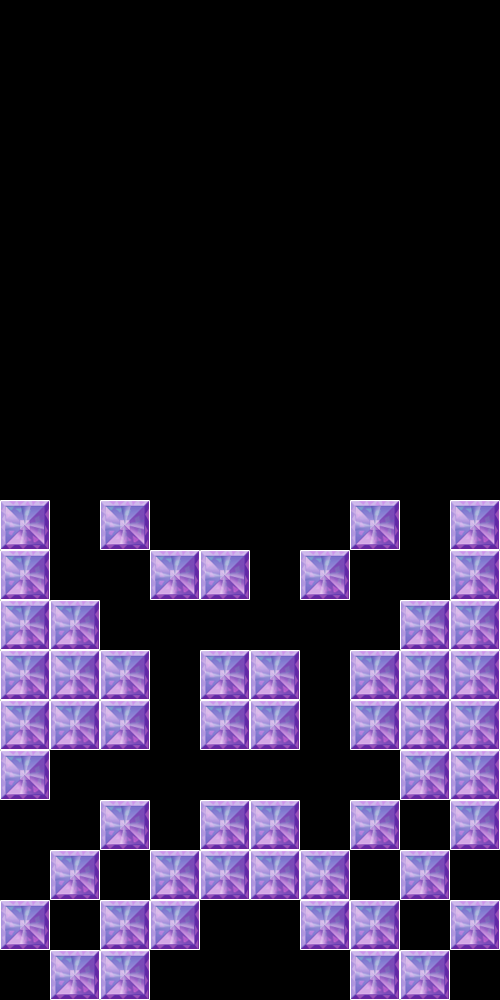

Below is a game level as drawn by its tile map, then a one-line description and the .tmx that defines it (tile-layer data replaced by summaries):
An orthogonal 10x20 tile map with 50x50 px tiles, 1 tile layer (Map).

<map version="1.0" orientation="orthogonal" renderorder="right-down" width="10" height="20" tilewidth="50" tileheight="50" nextobjectid="1">
 <tileset firstgid="1" name="av7" tilewidth="50" tileheight="50" tilecount="1">
  <image source="av7.png" width="50" height="50" />
 </tileset>
 <layer name="Map" width="10" height="20">
  <data>[200 cells, 53 non-empty, 1 distinct tile ids]</data>
 </layer>
</map>